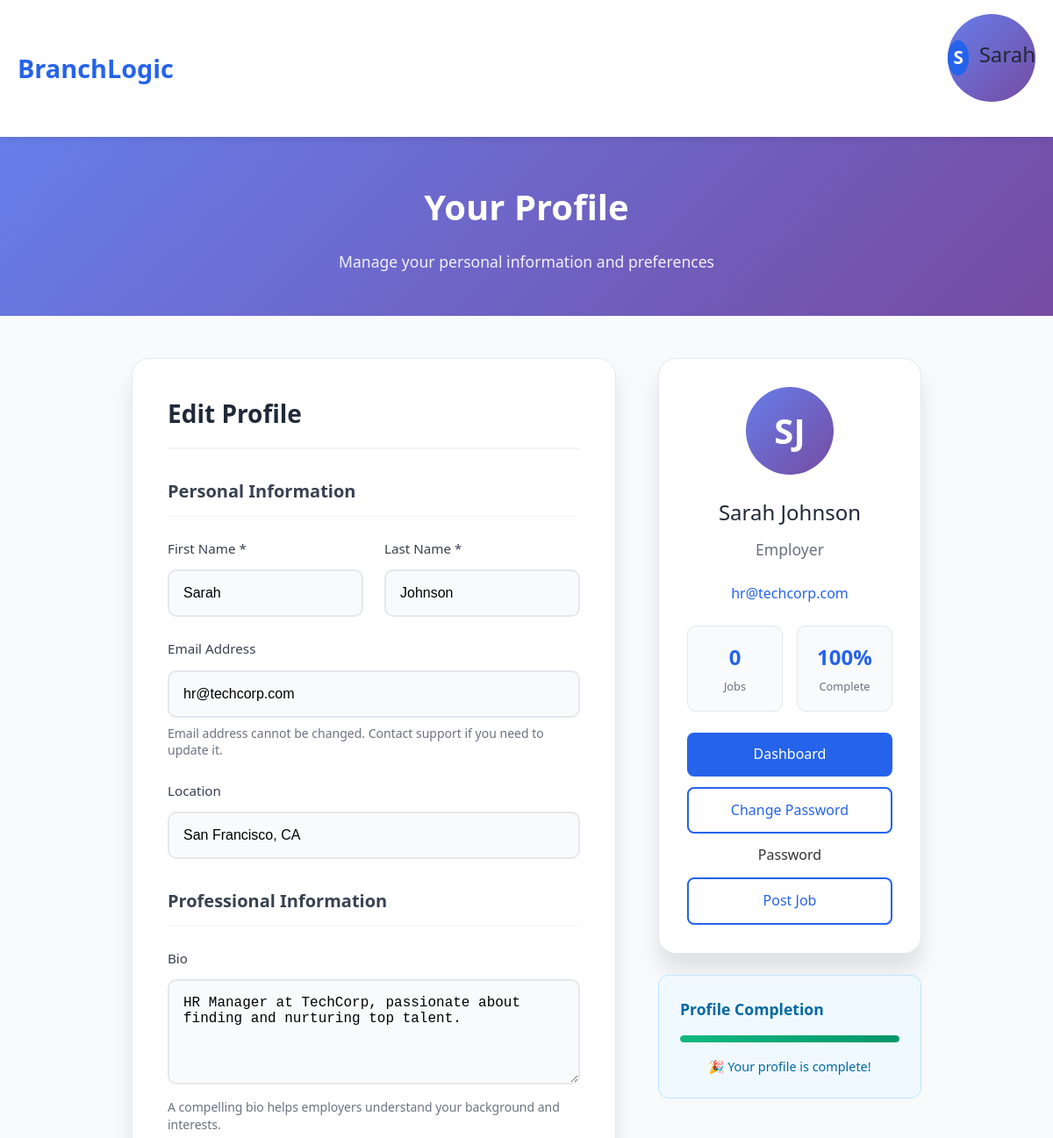
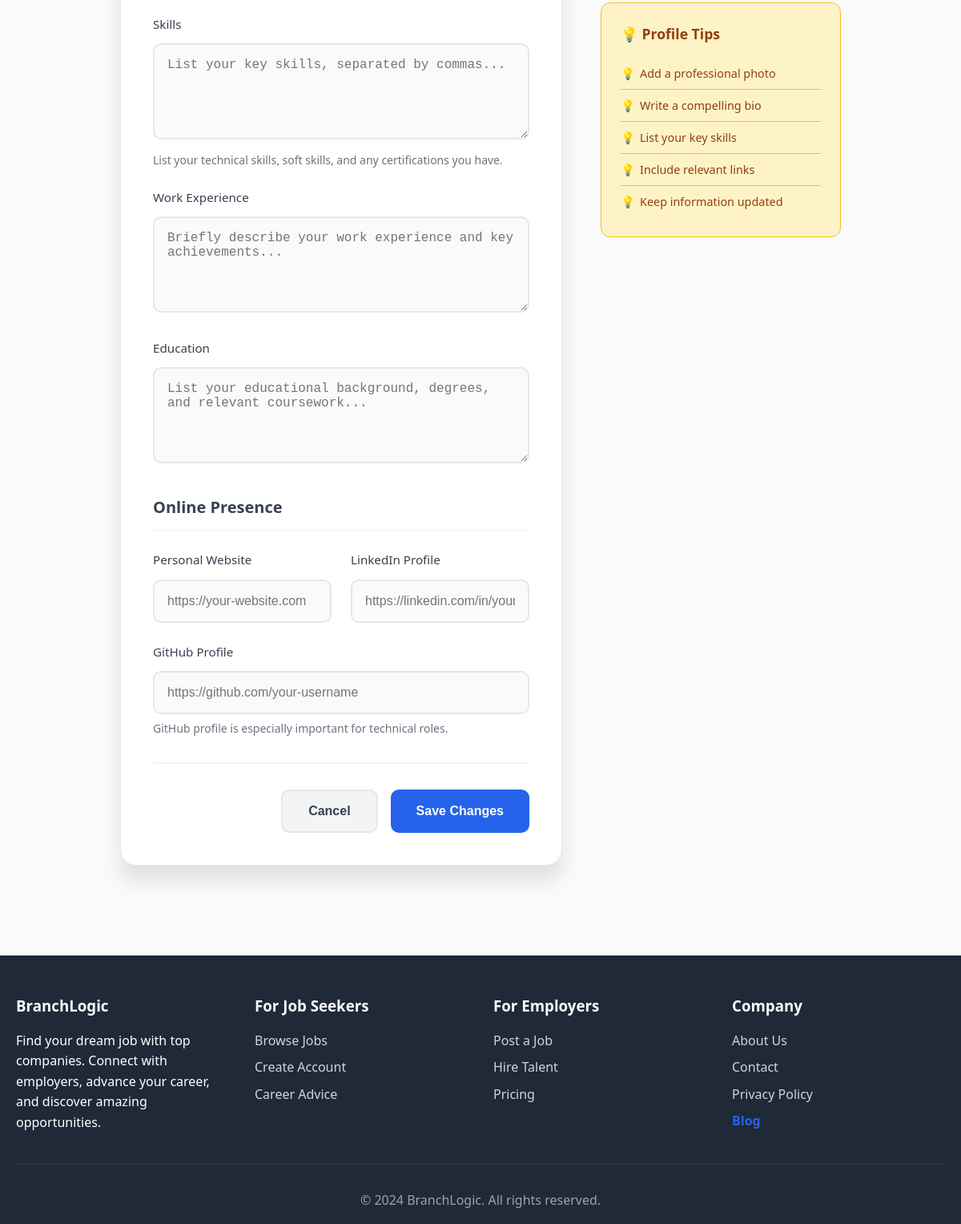
Page /profile (signed in) on the committed database (2 pictures, top to bottom).
### app.py (models this page shows)
class User(UserMixin, db.Model):
    id = db.Column(db.Integer, primary_key=True)
    email = db.Column(db.String(120), unique=True, nullable=False)
    password_hash = db.Column(db.String(200), nullable=False)
    display_name = db.Column(db.String(100), nullable=False)
    first_name = db.Column(db.String(50), nullable=False)
    last_name = db.Column(db.String(50), nullable=False)
    role = db.Column(db.String(20), nullable=False, default='jobseeker')
    profile_complete = db.Column(db.Boolean, default=False)
    avatar = db.Column(db.String(200))
    bio = db.Column(db.Text)
    skills = db.Column(db.Text)
    experience = db.Column(db.Text)
    education = db.Column(db.Text)
    location = db.Column(db.String(100))
    website = db.Column(db.String(200))
    linkedin = db.Column(db.String(200))
    github = db.Column(db.String(200))
    created_at = db.Column(db.DateTime, default=datetime.utcnow)
    updated_at = db.Column(db.DateTime, default=datetime.utcnow, onupdate=datetime.utcnow)

### app.py (the view, shortened to what this page needs)
@app.route('/profile', methods=['GET', 'POST'])
@login_required
def profile():
    return render_template('profile.html')

### app.py (called while the page is built)
@login_manager.user_loader
def load_user(user_id):
    return User.query.get(int(user_id))

### templates/profile.html (shortened to what this page needs)
{% extends "base.html" %}
{% block content %}
<section class="profile-header">
    <div class="container">
        <h1>Your Profile</h1>
        <p>Manage your personal information and preferences</p>
    </div>
</section>
<section class="profile-content">
    <div class="container">
        <div class="profile-container">
            <div class="profile-form">
                <h2 class="form-title">Edit Profile</h2>
                <form method="POST">
                    <div class="form-section">
                        <h3 class="section-title">Personal Information</h3>
                        <div class="form-grid">
                            <div class="form-group">
                                <label for="first_name" class="form-label">First Name *</label>
                                <input type="text" id="first_name" name="first_name" class="form-input" value="{{ current_user.first_name }}" required>
                            </div>
                            <div class="form-group">
                                <label for="last_name" class="form-label">Last Name *</label>
                                <input type="text" id="last_name" name="last_name" class="form-input" value="{{ current_user.last_name }}" required>
                            </div>
                        </div>
                        <div class="form-group">
                            <label for="email" class="form-label">Email Address</label>
                            <input type="email" id="email" class="form-input" value="{{ current_user.email }}" readonly>
                            <div class="form-help">Email address cannot be changed. Contact support if you need to update it.</div>
                        </div>
                        <div class="form-group">
                            <label for="location" class="form-label">Location</label>
                            <input type="text" id="location" name="location" class="form-input" value="{{ current_user.location or '' }}" placeholder="e.g., San Francisco, CA">
                        </div>
                    </div>
                    <div class="form-section">
                        <h3 class="section-title">Professional Information</h3>
                        <div class="form-group">
                            <label for="bio" class="form-label">Bio</label>
                            <textarea id="bio" name="bio" class="form-input form-textarea" placeholder="Tell us about yourself, your experience, and what you're looking for...">{{ current_user.bio or '' }}</textarea>
                            <div class="form-help">A compelling bio helps employers understand your background and interests.</div>
                        </div>
                        <div class="form-group">
                            <label for="skills" class="form-label">Skills</label>
                            <textarea id="skills" name="skills" class="form-input form-textarea" placeholder="List your key skills, separated by commas...">{{ current_user.skills or '' }}</textarea>
                            <div class="form-help">List your technical skills, soft skills, and any certifications you have.</div>
                        </div>
                        <div class="form-group">
                            <label for="experience" class="form-label">Work Experience</label>
                            <textarea id="experience" name="experience" class="form-input form-textarea" placeholder="Briefly describe your work experience and key achievements...">{{ current_user.experience or '' }}</textarea>
                        </div>
                        <div class="form-group">
                            <label for="education" class="form-label">Education</label>
                            <textarea id="education" name="education" class="form-input form-textarea" placeholder="List your educational background, degrees, and relevant coursework...">{{ current_user.education or '' }}</textarea>
                        </div>
                    </div>
                    <div class="form-section">
                        <h3 class="section-title">Online Presence</h3>
                        <div class="form-grid">
                            <div class="form-group">
                                <label for="website" class="form-label">Personal Website</label>
                                <input type="url" id="website" name="website" class="form-input" value="{{ current_user.website or '' }}" placeholder="https://your-website.com">
                            </div>
                            <div class="form-group">
                                <label for="linkedin" class="form-label">LinkedIn Profile</label>
                                <input type="url" id="linkedin" name="linkedin" class="form-input" value="{{ current_user.linkedin or '' }}" placeholder="https://linkedin.com/in/your-profile">
                            </div>
                        </div>
                        <div class="form-group">
                            <label for="github" class="form-label">GitHub Profile</label>
                            <input type="url" id="github" name="github" class="form-input" value="{{ current_user.github or '' }}" placeholder="https://github.com/your-username">
                            <div class="form-help">GitHub profile is especially important for technical roles.</div>
                        </div>
                    </div>
                    <div class="form-actions">
                        <button type="button" class="btn btn-secondary" onclick="history.back()">Cancel</button>
                        <button type="submit" class="btn btn-primary">Save Changes</button>
                    </div>
                </form>
            </div>
            <div class="profile-sidebar">
                <div class="profile-card">
                    <div class="profile-avatar">
                        {{ current_user.first_name[0] }}{{ current_user.last_name[0] }}
                    </div>
                    <h3 class="profile-name">{{ current_user.first_name }} {{ current_user.last_name }}</h3>
                    <p class="profile-role">{{ current_user.role }}</p>
                    <p class="profile-email">{{ current_user.email }}</p>
                    <div class="profile-stats">
                        <div class="stat-item">
                            <span class="stat-number">
                                {% if current_user.role == 'employer' %}
                                    {{ current_user.jobs|length if current_user.jobs else 0 }}
                                {% else %}
                                    {{ current_user.applications|length if current_user.applications else 0 }}
                                {% endif %}
                            </span>
                            <span class="stat-label">
                                {% if current_user.role == 'employer' %}Jobs{% else %}Applications{% endif %}
                            </span>
                        </div>
                        <div class="stat-item">
                            <span class="stat-number">
                                {% if current_user.profile_complete %}100%{% else %}0%{% endif %}
                            </span>
                            <span class="stat-label">Complete</span>
                        </div>
                    </div>
                    <div class="profile-actions">
                        <a href="{{ url_for('dashboard') }}" class="profile-btn profile-btn-primary">Dashboard</a>
                        <a href="{{ url_for('change_password') }}" class="profile-btn profile-btn-outline">Change Password</a>Password</a>
                        {% if current_user.role == 'employer' %}
                            <a href="{{ url_for('post_job') }}" class="profile-btn profile-btn-outline">Post Job</a>
                        {% endif %}
                    </div>
                </div>
                <div class="completion-status">
                    <h4>Profile Completion</h4>
                    <div class="completion-bar">
                        <div class="completion-fill" style="width: {% if current_user.profile_complete %}100%{% else %}25%{% endif %};"></div>
                    </div>
                    <p class="completion-text">
                        {% if current_user.profile_complete %}
                            🎉 Your profile is complete!
                        {% else %}
                            Complete your profile to increase your chances
                        {% endif %}
                    </p>
                </div>
                <div class="profile-tips">
                    <h4>💡 Profile Tips</h4>
                    <ul>
                        <li>Add a professional photo</li>
                        <li>Write a compelling bio</li>
                        <li>List your key skills</li>
                        <li>Include relevant links</li>
                        <li>Keep information updated</li>
                    </ul>
                </div>
            </div>
        </div>
    </div>
</section>
{% endblock %}

### templates/base.html (shortened to what this page needs)
<!DOCTYPE html>
<html lang="en">
<head>
</head>
<body>
    <nav class="navbar">
        <div class="container">
            <div class="nav-container" style="justify-content: space-between;">
                <a href="{{ url_for('home') }}" class="logo">BranchLogic</a>
                <div class="profile-dropdown">
                    <div class="profile-avatar">
                        <span class="avatar-circle">{{ current_user.first_name[0] if current_user.is_authenticated else 'U' }}</span>
                        <span class="profile-name">{{ current_user.first_name if current_user.is_authenticated else 'User' }}</span>
                    </div>
                </div>
            </div>
        </div>
    </nav>
    <main>
        {% block content %}{% endblock %}
    </main>
    <footer class="footer">
        <div class="container">
            <div class="footer-content">
                <div class="footer-section">
                    <h3>BranchLogic</h3>
                    <p>Find your dream job with top companies. Connect with employers, advance your career, and discover amazing opportunities.</p>
                </div>
                <div class="footer-section">
                    <h3>For Job Seekers</h3>
                    <a href="{{ url_for('jobs') }}">Browse Jobs</a>
                    <a href="{{ url_for('signup') }}">Create Account</a>
                    <a href="#">Career Advice</a>
                </div>
                <div class="footer-section">
                    <h3>For Employers</h3>
                    <a href="{{ url_for('post_job') }}">Post a Job</a>
                    <a href="{{ url_for('signup') }}">Hire Talent</a>
                    <a href="#">Pricing</a>
                </div>
                <div class="footer-section">
                    <h3>Company</h3>
                    <a href="#">About Us</a>
                    <a href="#">Contact</a>
                    <a href="#">Privacy Policy</a>
                    <a href="{{ url_for('blog') }}" style="color:#2563eb; font-weight:600;">Blog</a>
                </div>
            </div>
            <div class="footer-bottom">
                <p>&copy; 2024 BranchLogic. All rights reserved.</p>
            </div>
        </div>
    </footer>
</body>
</html>

### templates/base.html (style rules this page uses)
.profile-dropdown { position: relative; display: flex; align-items: center; margin-left: 2rem; }
.profile-avatar { display: flex; align-items: center; cursor: pointer; }
.avatar-circle { width: 40px; height: 40px; background: #2563eb; color: #fff; border-radius: 50%; display: flex; align-items: center; justify-content: center; font-size: 1.3rem; font-weight: bold; margin-right: 0.7rem; }
.profile-name { font-weight: 500; color: #333; }
* { margin: 0; padding: 0; box-sizing: border-box; }
body { font-family: 'Segoe UI', Tahoma, Geneva, Verdana, sans-serif; line-height: 1.6; color: #333; background-color: #f8fafc; }
.container { max-width: 1200px; margin: 0 auto; padding: 0 20px; }
.navbar { background: #fff; box-shadow: 0 2px 10px rgba(0,0,0,0.1); position: sticky; top: 0; z-index: 1000; }
.nav-container { display: flex; justify-content: space-between; align-items: center; padding: 1rem 0; }
.logo { font-size: 1.8rem; font-weight: bold; color: #2563eb; text-decoration: none; }
.btn { padding: 0.75rem 1.5rem; border: none; border-radius: 8px; font-weight: 500; text-decoration: none; display: inline-block; cursor: pointer; transition: all 0.3s; font-size: 1rem; }
.btn-primary { background: #2563eb; color: white; }
.btn-secondary { background: #f1f5f9; color: #333; border: 1px solid #e2e8f0; }
.form-group { margin-bottom: 1.5rem; }
.form-label { display: block; margin-bottom: 0.5rem; font-weight: 500; color: #374151; }
.form-input { width: 100%; padding: 0.75rem; border: 1px solid #d1d5db; border-radius: 8px; font-size: 1rem; transition: border-color 0.3s; }
.form-textarea { min-height: 120px; resize: vertical; }
.footer { background: #1f2937; color: white; padding: 3rem 0 1rem; margin-top: 4rem; }
.footer-content { display: grid; grid-template-columns: repeat(auto-fit, minmax(250px, 1fr)); gap: 2rem; margin-bottom: 2rem; }
.footer-section h3 { margin-bottom: 1rem; color: #f9fafb; }
.footer-section a { color: #d1d5db; text-decoration: none; display: block; margin-bottom: 0.5rem; }
.footer-bottom { text-align: center; padding-top: 2rem; border-top: 1px solid #374151; color: #9ca3af; }

### rows in the picture
User: first_name "S", first_name "Sarah", last_name "Johnson", email "hr@techcorp.com", location "San Francisco, CA", bio "HR Manager at TechCorp, passionate about finding and nurturing top talent.", last_name "J", role "Employer"

### other values in the picture
{{ current_user.jobs|length if current_user.jobs else 0 }} "0"
